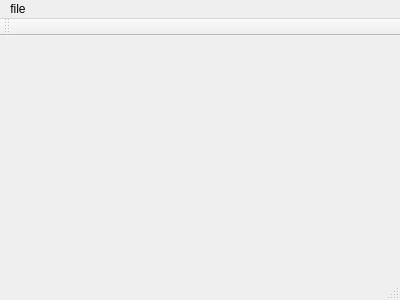
<?xml version="1.0" encoding="UTF-8"?>
<ui version="4.0">
 <class>MainWindow</class>
 <widget class="QMainWindow" name="MainWindow">
  <property name="geometry">
   <rect>
    <x>0</x>
    <y>0</y>
    <width>400</width>
    <height>300</height>
   </rect>
  </property>
  <property name="windowTitle">
   <string>MainWindow</string>
  </property>
  <widget class="QWidget" name="centralWidget">
   <layout class="QVBoxLayout" name="verticalLayout"/>
  </widget>
  <widget class="QMenuBar" name="menuBar">
   <property name="geometry">
    <rect>
     <x>0</x>
     <y>0</y>
     <width>400</width>
     <height>23</height>
    </rect>
   </property>
   <widget class="QMenu" name="menu">
    <property name="title">
     <string>file</string>
    </property>
    <addaction name="actionOpen"/>
    <addaction name="actionSaveas"/>
    <addaction name="separator"/>
    <addaction name="actionClose"/>
   </widget>
   <addaction name="menu"/>
  </widget>
  <widget class="QToolBar" name="mainToolBar">
   <attribute name="toolBarArea">
    <enum>TopToolBarArea</enum>
   </attribute>
   <attribute name="toolBarBreak">
    <bool>false</bool>
   </attribute>
  </widget>
  <widget class="QStatusBar" name="statusBar"/>
  <action name="actionOpen">
   <property name="text">
    <string>&amp;Open</string>
   </property>
  </action>
  <action name="actionSaveas">
   <property name="text">
    <string>Save as</string>
   </property>
  </action>
  <action name="actionClose">
   <property name="text">
    <string>close</string>
   </property>
  </action>
 </widget>
 <layoutdefault spacing="6" margin="11"/>
 <resources/>
 <connections/>
</ui>
